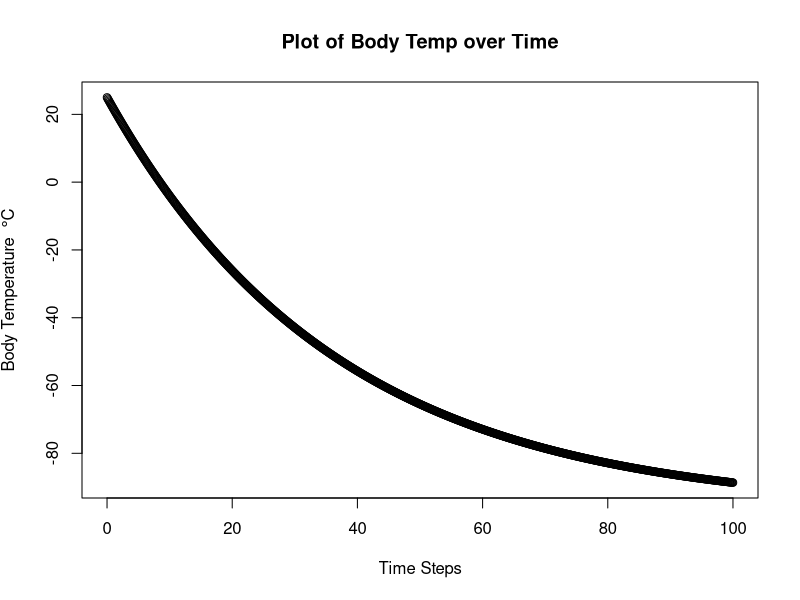

This chart was generated by the following R code:
# Gavin Medley, Daniel Helfrich
# Time Dependent Solution for Thermoregulation
# Key pages of book: 469-471
#===TO DO=======

# Add in a function for M-lE_b as a function of T_b
# Investigate why the it overshoots the 
# theoretical asymptote so much (probably just the values we are using)

cat("\014") # Sends ctrl + L to Rstudio to clear the console
graphics.off() # Closes all plot windows


#=====Define constants and put into vector======
K_s <- 205 # conductance of skin
K_f <- 10000000000000000000 # conductance of pelage (fat)
K_sf <- K_s*K_f/(K_s+K_f) # combined conductance term (see p 471 for details)

G <- 0 # conductance with ground
C <- 9947 # heat capacity of body
H <- 8.38 # convection coefficient
T_rbar <- 45 # mean radiative surface temp
T_g <- 20 # ground temperature

R <- 7.29 # Eq p. 466 4*eps*sig*(T_rbar + 273)^3 linearized radiation term
K_0 <- ((K_sf + G)*(H + R) + G*K_sf)/(K_sf + H + R) # Eq (13.24) clumped insulation term
tau <- C/K_0

M <- 10.5 # basal metabolic rate
lE_b <- 6.28 # respirative energy loss
lE_r <- 0 # evap from pelage surface
lE_s <- 0 # evap from skin surface (lE_r and lE_s are equivalent with no pelage p. 471)

eps <- .00006 # emissivity of the radiative surface
sig <- 5.670e-8 # Stefan-Boltzmann constant (W m^-2 K^-4)
Q_a <- 0
Q_n <- Q_a - 3*eps*sig*(T_rbar + 273)^4 - 273*R # Eq p 466

# to keep things straight, here's an addressed vector of coefficients
#        1   2    3    4  5    6      7   8   9  10   11    12    13   14  15  16
cc <- c(K_s,K_f, K_sf, G, H, T_rbar, T_g, R, Q_n, M, lE_b, lE_r, lE_s, C, K_0, tau)


#=======ODE===========
# Eq (13.21) or (13.48)
ddt <- function(cc,T_b,T_a){
  T_delta <- fM_star(cc,T_b)/cc[15] #M_star/K_0
  
  dTbdt <- (fT_e(cc,T_a)+T_delta-T_b)/cc[16] #(T_e+T_delta+T_b)/tau

  return(dTbdt)
}


#======Calculate T_e=======
# Eq (13.25)
fT_e <- function(cc,T_a){
  # K_sf*(H*T_a + R*T_rbar + Q_n + T_g) + G*T_g*(H+R)
  numerator <- cc[3]*(cc[5]*T_a + cc[8]*cc[6] + cc[9] + cc[7]) + cc[4]*cc[7]*(cc[5]+cc[8])
  # (K_sf + G)*(H + R) + G*K_sf
  denominator <- (cc[3] + cc[4])*(cc[5] + cc[8]) + cc[4]*cc[3]
  T_e <- numerator/denominator
  return(T_e)
}

#=======Calculate M_star=====
# Eq (13.28)
fM_star <- function(cc,T_b){
  # (1 + ((H + R)/K_f)) / (1 + ((H + R)/K_sf))
  bracket1 <- (1 + ((cc[5] + cc[8])/cc[2]))/(1 + ((cc[5] + cc[8])/cc[3]))
  # 1/(1 + ((H + R)/K_sf))
  bracket2 <- 1/(1 + ((cc[5] + cc[8])/cc[3]))
  # (M - lE_b) - lE_s*bracket1 - lE_r*bracket2
  M_star <- fnet_M(cc,T_b) - cc[13]*bracket1 - cc[12]*bracket2
  # NOTE: (M-lE_b) is a function of T_b!!! See fnet_M()
  return(M_star)
}

#=======Calculate (M-lE_b)=========
fnet_M <- function(cc,T_b){
  P <- .973931 # slope of relationship between net_M and T_b
  T_p <- 25 # temp for basal metabolic rate M = cc[10]
  # (M-lE_b) = (M-lE_b)_p + P*(T_b - T_p)
  net_M <- (cc[10]-cc[11]) + P*(T_b-T_p)
  return(net_M)
}
  
#=======Integration=======
# Runge Kutta 4 Method
# Take values for air temp and initial body temp
T_b0 <- 25
T_a <- 30
h <- 3
maxt <- 1000
T_btrack <- rep(NA,maxt)
T_btrack[1] <- T_b0
time_track <- seq(0,100,length=1000)
for (i in (1:length(time_track))){
  # First we define the terms in the RK4 method k1, k2, k3, k4
  k1 <- ddt(cc,T_btrack[i],T_a)
  k2 <- ddt(cc,T_btrack[i]+h*k1/2,T_a)
  k3 <- ddt(cc,T_btrack[i]+h*k2/2,T_a)
  k4 <- ddt(cc,T_btrack[i]+h*k3,T_a)
  # The iterate for RK4 (see wikipedia, or ANY numerical analysis book)
  T_btrack[i+1] <- T_btrack[i]+(1/6)*h*(k1+k2+k3+k4)
}

windows()
plot(time_track,T_btrack[1:1000],main='Plot of Body Temp over Time',xlab='Time Steps',
         ylab=expression('Body Temperature '*' '*degree*'C'))

